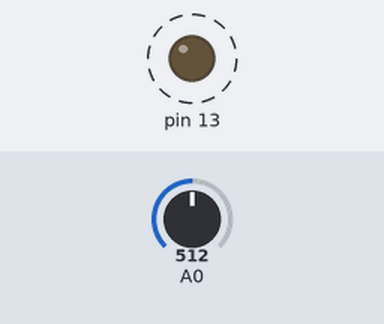
A sketch run on a simulated Arduino Uno, built with avr-gcc and run on an emulated ATmega328P. Shown: output pins drawn as LEDs (lit = HIGH). Dashed ring = blinking. The test bench sets the inputs (shaded band); at power-on: A0 = 512. What the sketch prints to the serial monitor is not drawn.

Above: at 0.05 s.
Timing chart, 0 to 3.0 s (numbered marks = the images above):
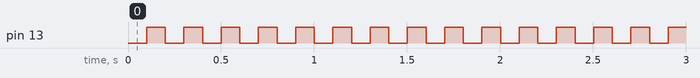

The sketch:

node_mcu_example.ino
```cpp
void setup()
{
  pinMode(13,OUTPUT);
  Serial.begin(9600);
}

void loop()
{
  delay(100);
  int w = analogRead(A0);
  digitalWrite(13,HIGH);
  Serial.println(w);
  delay(100);
  digitalWrite(13,LOW);

}
```

Measured:
- by itself, pin 13: alternates HIGH for 0.10 s and LOW for 0.10 s
